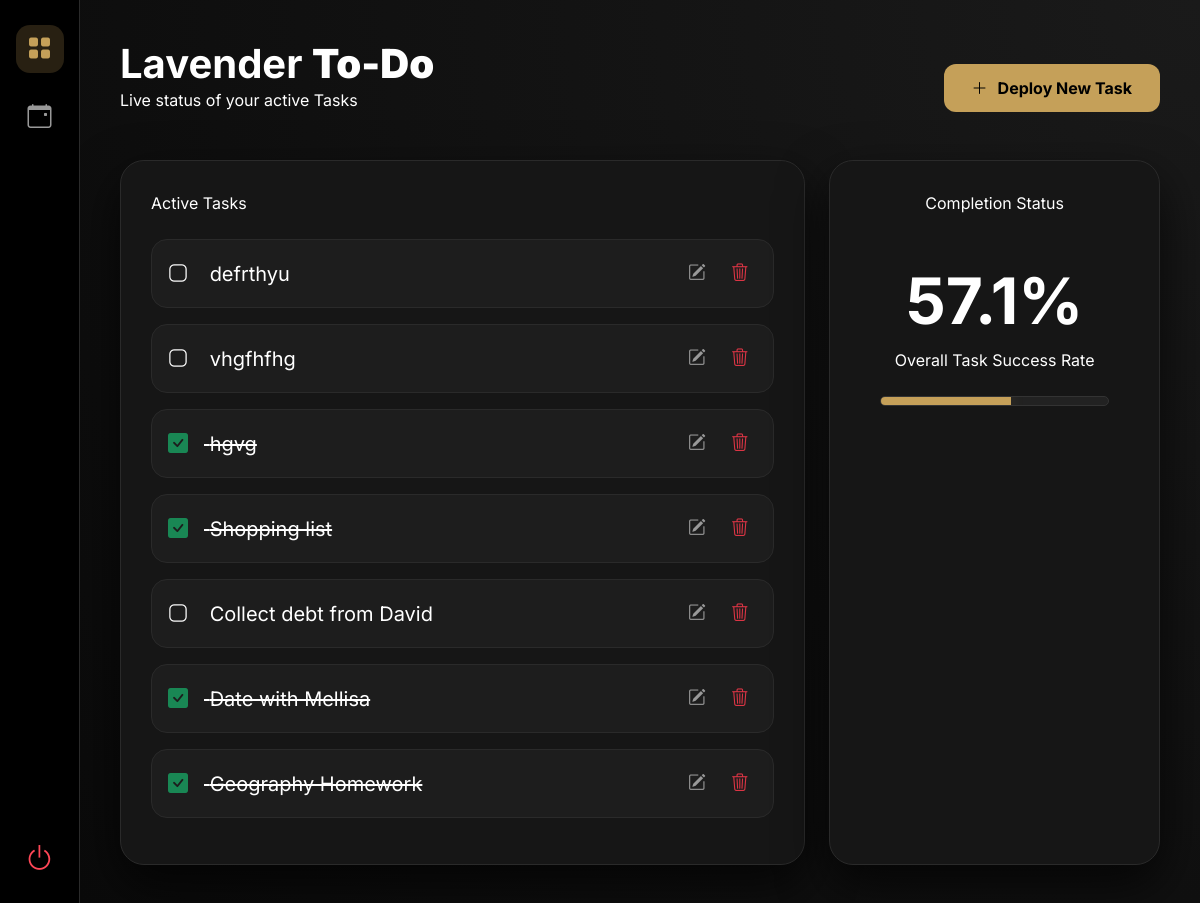
The app's page / (signed in) with its own data.
### todos/models.py (models this page shows, shortened)
class Todo(models.Model):
    user = models.ForeignKey(User, on_delete=models.CASCADE, null=True)
    title = models.CharField(max_length=200)
    description = models.TextField(blank=True, null=True)
    due_date = models.DateTimeField(blank=True, null=True)
    completed = models.BooleanField(default=False)
    created_at = models.DateTimeField(auto_now_add=True)
    class Meta:
        ordering = ['-created_at']

### todos/views.py (the view)
# urls.py: path('', views.TodoListView.as_view(), name='todo_list'),
class TodoListView(LoginRequiredMixin, ListView):
    model = Todo
    template_name = 'todos/todo_list.html'
    context_object_name = 'todos'
    def get_queryset(self):
        return Todo.objects.filter(user=self.request.user)
    def get_context_data(self, **kwargs):
        context = super().get_context_data(**kwargs)
        todos = self.get_queryset()
        total_tasks = todos.count()
        completed_tasks = todos.filter(completed=True).count()
        progress = (completed_tasks / total_tasks * 100) if total_tasks > 0 else 0
        due_map = {}
        for todo in todos:
            if todo.due_date:
                date_key = timezone.localtime(todo.due_date).strftime('%Y-%m-%d')
                due_map.setdefault(date_key, []).append(todo.title)
        context['progress'] = round(progress, 1)
        context['due_map_json'] = json.dumps(due_map)
        return context

### todos/templates/todos/todo_list.html (shortened to what this page needs)
{% extends 'todos/base.html' %}
{% block content %}
<header class="d-flex justify-content-between align-items-end mb-5">
  <div>
    <h1 class="display-6 fw-bold mb-0">Lavender <strong>To-Do</strong></h1>
    <p class="text-dim mb-0">Live status of your active Tasks</p>
  </div>
  <a href="{% url 'todo_create' %}" class="btn-gold">
    <i class="bi bi-plus-lg"></i> Deploy New Task
  </a>
</header>
<div class="row g-4">
  <div class="col-lg-8">
    <div class="glass-card">
      <span class="card-label">Active Tasks</span>
      <div class="mt-4">
        {% for todo in todos %}
        <div class="d-flex align-items-center justify-content-between p-3 mb-3 rounded-4"
             style="background: #1d1d1d; border: 1px solid #2a2a2a; transition: 0.3s;">
          <form method="post" action="{% url 'todo_toggle' todo.id %}" class="m-0 flex-grow-1">
            <button type="submit" class="bg-transparent border-0 text-start p-0 w-100">
              <span class="fs-5 {% if todo.completed %}text-dim text-decoration-line-through{% endif %}">
                <i class="bi {% if todo.completed %}bi-check-square-fill text-success{% else %}bi-app text-gold{% endif %} me-3"></i>
                {{ todo.title }}
              </span>
            </button>
          </form>
          <div class="d-flex gap-2 ms-3">
            <a href="{% url 'todo_edit' todo.id %}" class="nav-icon" style="width: 35px; height: 35px; font-size: 1.1rem; margin-bottom:0;" title="Edit">
              <i class="bi bi-pencil-square"></i>
            </a>
            <a href="{% url 'todo_delete' todo.id %}" class="nav-icon text-danger" style="width: 35px; height: 35px; font-size: 1.1rem; margin-bottom:0;" title="Delete">
              <i class="bi bi-trash3"></i>
            </a>
          </div>
        </div>
        {% empty %}
        <div class="text-center py-5">
          <i class="bi bi-terminal text-dim display-3"></i>
          <p class="text-dim mt-3">No active processes found.</p>
        </div>
        {% endfor %}
      </div>
    </div>
  </div>
  <div class="col-lg-4">
    <div class="glass-card text-center h-100">
      <span class="card-label">Completion Status</span>
      <div class="py-5">
        <h2 class="display-3 fw-bold text-gold mb-0">{{ progress }}%</h2>
        <p class="text-dim mt-2">Overall Task Success Rate</p>
        <div class="progress mt-4 mx-auto" style="height: 10px; width: 85%; background: #222; border-radius: 20px; border: 1px solid #333;">
          <div class="progress-bar" role="progressbar"
               style="width: {{ progress }}%; background: var(--accent-gold); box-shadow: 0 0 15px var(--accent-glow); transition: width 0.8s ease;"
               aria-valuenow="{{ progress }}" aria-valuemin="0" aria-valuemax="100">
          </div>
        </div>
      </div>
    </div>
  </div>
</div>
{% endblock %}

### todos/templates/todos/base.html (shortened to what this page needs)
<!DOCTYPE html>
<html lang="en">
<head>
  <link href="https://cdn.jsdelivr.net/npm/bootstrap@5.3.3/dist/css/bootstrap.min.css" rel="stylesheet">
  <link href="https://cdn.jsdelivr.net/npm/bootstrap-icons@1.11.0/font/bootstrap-icons.css" rel="stylesheet">
</head>
<body>
  <aside class="sidebar">
    <a href="{% url 'todo_list' %}" class="nav-icon active">
      <i class="bi bi-grid-fill"></i>
    </a>
    <a href="{% url 'todo_calendar' %}" class="nav-icon">
      <i class="bi bi-calendar-event"></i>
    </a>
    {% if user.is_authenticated %}
      <form method="post" action="{% url 'logout' %}" style="position: absolute; bottom: 25px;">
        <button type="submit" title="Logout" class="logout-btn-trigger">
          <i class="bi bi-power" style="font-size: 1.8rem;"></i>
        </button>
      </form>
    {% endif %}
  </aside>
  <main class="main-wrapper">
    {% block content %}{% endblock %}
  </main>
</body>
</html>

### todos/templates/todos/base.html (style rules this page uses)
:root { --bg-deep: #0a0a0a; --panel-bg: #161616; --accent-gold: #c5a059; --accent-glow: rgba(197, 160, 89, 0.2); --text-main: #ffffff; --text-dim: #999999; --border-color: #2a2a2a; }
body, p, span, h1, h2, h3, h4, h5, h6, label { color: var(--text-main); }
body { background-color: var(--bg-deep); font-family: 'Inter', sans-serif; margin: 0; padding: 0; display: flex; height: 100vh; overflow: hidden; }
.sidebar { width: 80px; background: #000000; border-right: 1px solid var(--border-color); display: flex; flex-direction: column; align-items: center; padding-top: 25px; position: relative; flex-shrink: 0; }
.nav-icon { width: 48px; height: 48px; display: flex; align-items: center; justify-content: center; border-radius: 14px; color: var(--text-dim); font-size: 1.5rem; transition: 0.3s ease; text-decoration: none; margin-bottom: 20px; }
.nav-icon:hover, .nav-icon.active { color: var(--accent-gold); background: var(--accent-glow); }
.main-wrapper { flex: 1; padding: 40px; overflow-y: auto; background: radial-gradient(circle at top right, #1a1a1a, #0a0a0a); }
.glass-card { background: var(--panel-bg); border: 1px solid var(--border-color); border-radius: 24px; padding: 30px; box-shadow: 0 20px 50px rgba(0,0,0,0.7); }
.btn-gold { background: var(--accent-gold); color: #000 !important; border: none; font-weight: 700; border-radius: 12px; padding: 12px 28px; transition: 0.3s; text-decoration: none; display: inline-flex; align-items: center; justify-content: center; gap: 10px; }
.logout-btn-trigger { background: transparent; border: none; padding: 0; color: #ff4757; cursor: pointer; }

### records on screen
Todo: completed False (drawn), title "defrthyu"
Todo: completed False (drawn), title "vhgfhfhg"
Todo: completed True (drawn), title "hgvg"
Todo: completed True (drawn), title "Shopping list"
Todo: completed False (drawn), title "Collect debt from David"
Todo: completed True (drawn), title "Date with Mellisa"
Todo: completed True (drawn), title "Geography Homework"

### other values on screen
{{ progress }} "57.1"
